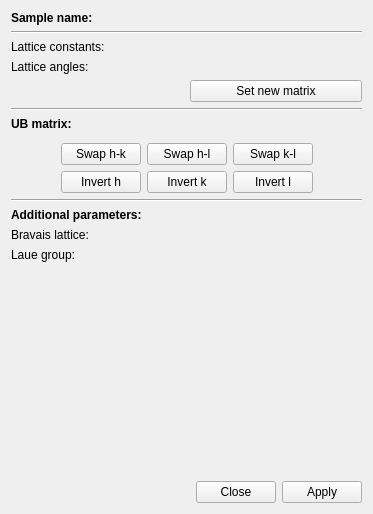
<?xml version="1.0" encoding="UTF-8"?>
<ui version="4.0">
 <class>Form</class>
 <widget class="QWidget" name="Form">
  <property name="geometry">
   <rect>
    <x>0</x>
    <y>0</y>
    <width>373</width>
    <height>514</height>
   </rect>
  </property>
  <property name="windowTitle">
   <string>Form</string>
  </property>
  <layout class="QVBoxLayout" name="verticalLayout">
   <item>
    <layout class="QGridLayout" name="gridLayout">
     <item row="12" column="0">
      <widget class="QLabel" name="label_7">
       <property name="text">
        <string>Laue group:</string>
       </property>
      </widget>
     </item>
     <item row="6" column="0">
      <widget class="QLabel" name="label_6">
       <property name="font">
        <font>
         <weight>75</weight>
         <bold>true</bold>
        </font>
       </property>
       <property name="text">
        <string>UB matrix:</string>
       </property>
      </widget>
     </item>
     <item row="0" column="0">
      <widget class="QLabel" name="label_4">
       <property name="font">
        <font>
         <weight>75</weight>
         <bold>true</bold>
        </font>
       </property>
       <property name="text">
        <string>Sample name:</string>
       </property>
      </widget>
     </item>
     <item row="11" column="0">
      <widget class="QLabel" name="label_2">
       <property name="text">
        <string>Bravais lattice:</string>
       </property>
      </widget>
     </item>
     <item row="10" column="0">
      <widget class="QLabel" name="label_9">
       <property name="font">
        <font>
         <weight>75</weight>
         <bold>true</bold>
        </font>
       </property>
       <property name="text">
        <string>Additional parameters:</string>
       </property>
      </widget>
     </item>
     <item row="2" column="0">
      <widget class="QLabel" name="label_8">
       <property name="text">
        <string>Lattice constants:</string>
       </property>
      </widget>
     </item>
     <item row="1" column="0" colspan="2">
      <widget class="Line" name="line">
       <property name="orientation">
        <enum>Qt::Horizontal</enum>
       </property>
      </widget>
     </item>
     <item row="3" column="0">
      <widget class="QLabel" name="label_3">
       <property name="text">
        <string>Lattice angles:</string>
       </property>
      </widget>
     </item>
     <item row="8" column="0" colspan="2">
      <layout class="QGridLayout" name="gridLayout_2">
       <item row="0" column="0">
        <spacer name="horizontalSpacer">
         <property name="orientation">
          <enum>Qt::Horizontal</enum>
         </property>
         <property name="sizeHint" stdset="0">
          <size>
           <width>0</width>
           <height>0</height>
          </size>
         </property>
        </spacer>
       </item>
       <item row="0" column="2">
        <widget class="QPushButton" name="swapHL">
         <property name="text">
          <string>Swap h-l</string>
         </property>
        </widget>
       </item>
       <item row="0" column="1">
        <widget class="QPushButton" name="swapHK">
         <property name="text">
          <string>Swap h-k</string>
         </property>
        </widget>
       </item>
       <item row="1" column="3">
        <widget class="QPushButton" name="invertL">
         <property name="text">
          <string>Invert l</string>
         </property>
        </widget>
       </item>
       <item row="1" column="1">
        <widget class="QPushButton" name="invertH">
         <property name="text">
          <string>Invert h</string>
         </property>
        </widget>
       </item>
       <item row="1" column="2">
        <widget class="QPushButton" name="invertK">
         <property name="text">
          <string>Invert k</string>
         </property>
        </widget>
       </item>
       <item row="0" column="3">
        <widget class="QPushButton" name="swapKL">
         <property name="text">
          <string>Swap k-l</string>
         </property>
        </widget>
       </item>
       <item row="0" column="4">
        <spacer name="horizontalSpacer_2">
         <property name="orientation">
          <enum>Qt::Horizontal</enum>
         </property>
         <property name="sizeHint" stdset="0">
          <size>
           <width>0</width>
           <height>0</height>
          </size>
         </property>
        </spacer>
       </item>
      </layout>
     </item>
     <item row="4" column="1">
      <widget class="QPushButton" name="setLattice">
       <property name="text">
        <string>Set new matrix</string>
       </property>
      </widget>
     </item>
     <item row="9" column="0" colspan="2">
      <widget class="Line" name="line_2">
       <property name="orientation">
        <enum>Qt::Horizontal</enum>
       </property>
      </widget>
     </item>
     <item row="0" column="1">
      <widget class="DeviceParamEdit" name="samplenameEdit" native="true">
       <property name="dev" stdset="0">
        <string>Sample</string>
       </property>
       <property name="param" stdset="0">
        <string>samplename</string>
       </property>
      </widget>
     </item>
     <item row="5" column="0" colspan="2">
      <widget class="Line" name="line_3">
       <property name="orientation">
        <enum>Qt::Horizontal</enum>
       </property>
      </widget>
     </item>
     <item row="7" column="0" colspan="2">
      <widget class="DeviceParamEdit" name="cellEdit" native="true">
       <property name="dev" stdset="0">
        <string>Sample</string>
       </property>
       <property name="param" stdset="0">
        <string>cell</string>
       </property>
      </widget>
     </item>
     <item row="12" column="1">
      <widget class="DeviceParamEdit" name="laueEdit" native="true">
       <property name="dev" stdset="0">
        <string>Sample</string>
       </property>
       <property name="param" stdset="0">
        <string>laue</string>
       </property>
      </widget>
     </item>
     <item row="11" column="1">
      <widget class="DeviceParamEdit" name="bravaisEdit" native="true">
       <property name="dev" stdset="0">
        <string>Sample</string>
       </property>
       <property name="param" stdset="0">
        <string>bravais</string>
       </property>
      </widget>
     </item>
    </layout>
   </item>
   <item>
    <spacer name="verticalSpacer">
     <property name="orientation">
      <enum>Qt::Vertical</enum>
     </property>
     <property name="sizeHint" stdset="0">
      <size>
       <width>0</width>
       <height>0</height>
      </size>
     </property>
    </spacer>
   </item>
   <item>
    <widget class="QDialogButtonBox" name="buttonBox">
     <property name="standardButtons">
      <set>QDialogButtonBox::Apply|QDialogButtonBox::Close</set>
     </property>
    </widget>
   </item>
  </layout>
 </widget>
 <customwidgets>
  <customwidget>
   <class>DeviceValueEdit</class>
   <extends>QWidget</extends>
   <header>nicos.guisupport.typedvalue</header>
  </customwidget>
  <customwidget>
   <class>DeviceParamEdit</class>
   <extends>DeviceValueEdit</extends>
   <header>nicos.guisupport.typedvalue</header>
  </customwidget>
 </customwidgets>
 <tabstops>
  <tabstop>setLattice</tabstop>
  <tabstop>swapHK</tabstop>
  <tabstop>swapHL</tabstop>
  <tabstop>swapKL</tabstop>
  <tabstop>invertH</tabstop>
  <tabstop>invertK</tabstop>
  <tabstop>invertL</tabstop>
  <tabstop>buttonBox</tabstop>
 </tabstops>
 <resources/>
 <connections/>
</ui>
